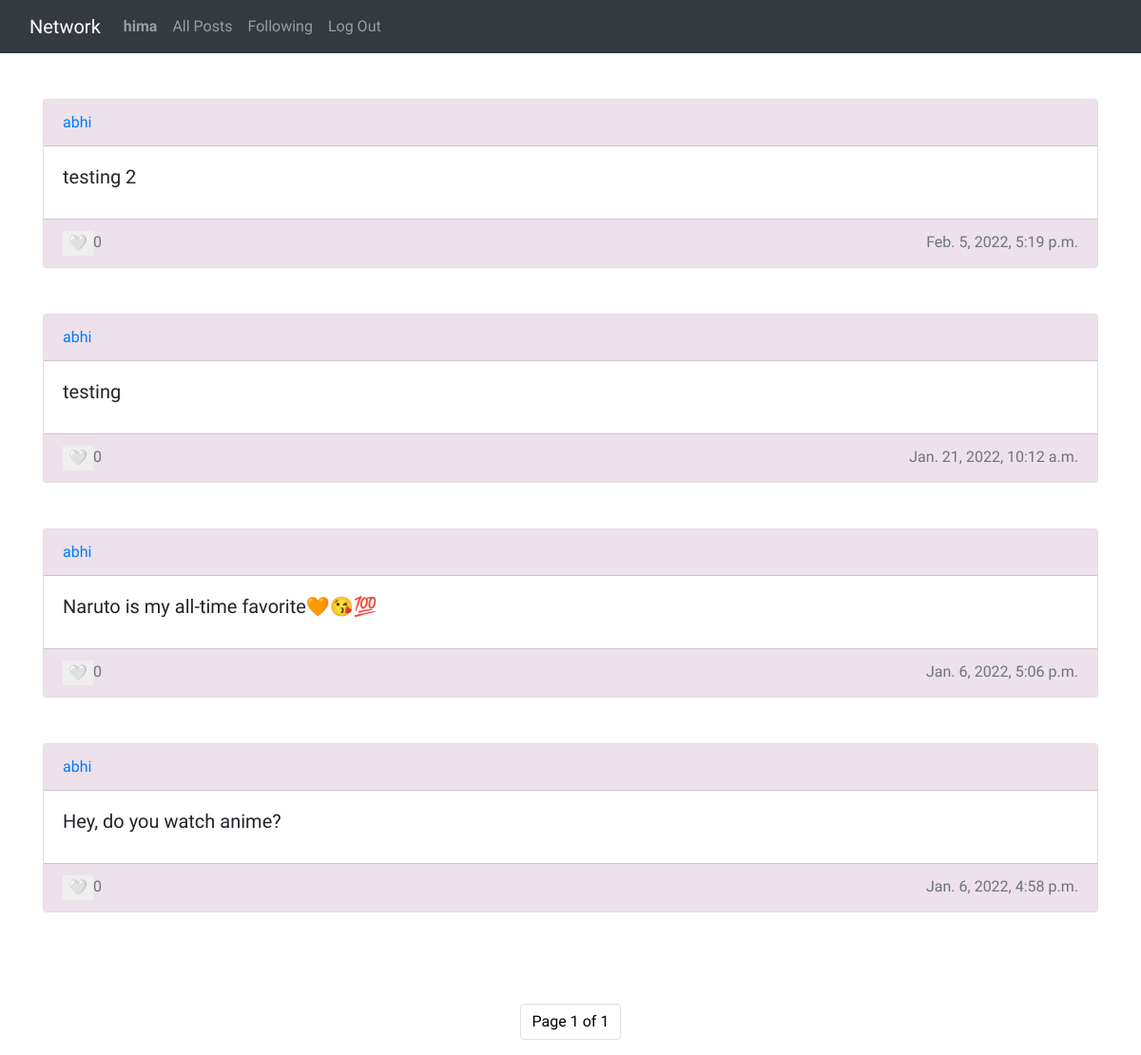
Before: /profile/abhi (signed in) with the older database file.
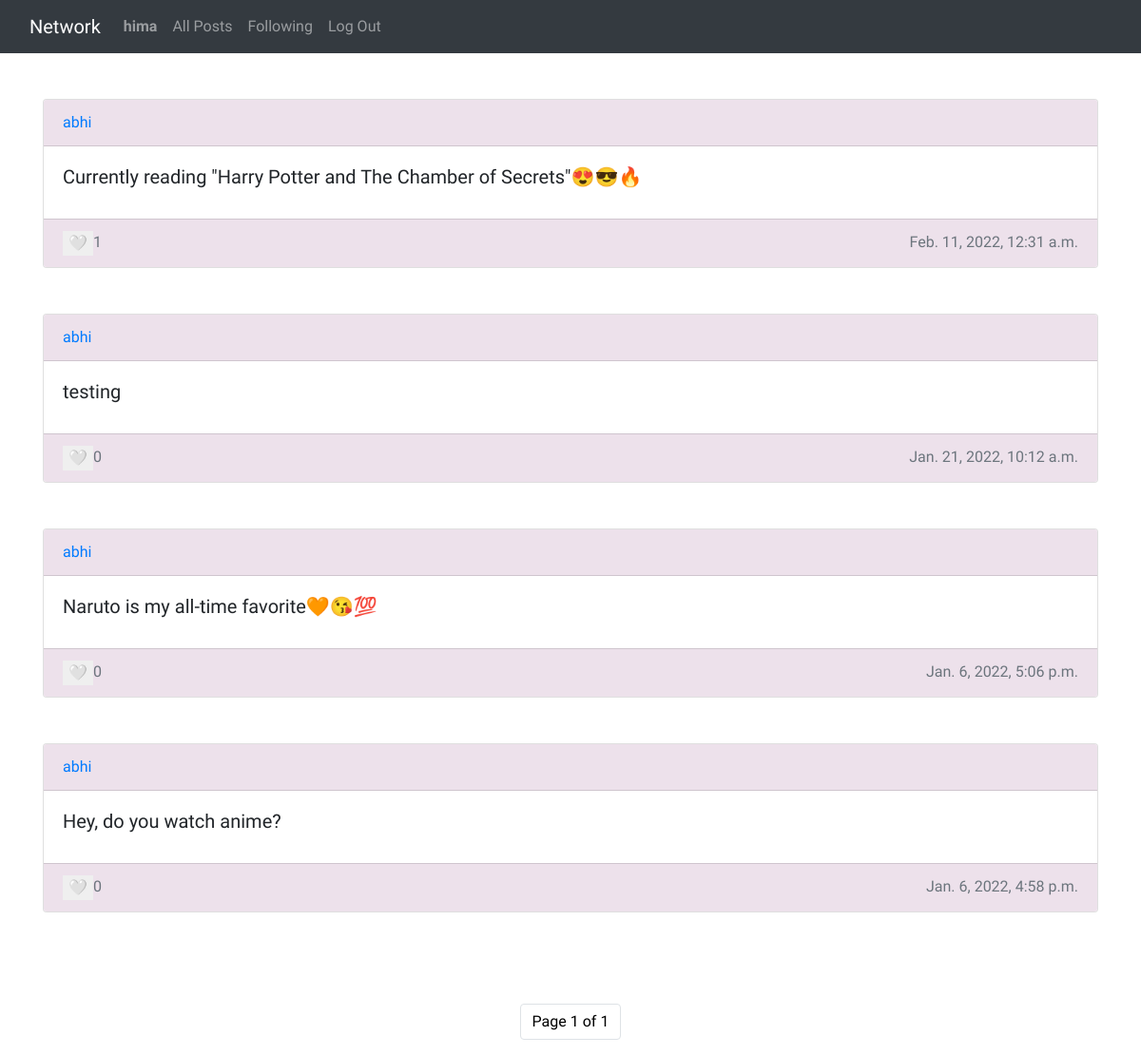
After: the same page with the newer database file.
### network/models.py (models this page shows, shortened)
class Post(models.Model):
    user = models.ForeignKey('User', on_delete = models.CASCADE, related_name = "author")
    content = models.CharField(max_length = 255)
    date = models.DateTimeField(default = timezone.now)
    likes = models.ManyToManyField('User', related_name = "users_who_liked", default = None)

class User(AbstractUser):
    pass

### network/views.py (the view)
# urls.py: path("profile/<str:user>", views.profile, name="profile"),
@login_required
def profile(request, user):
    profile_user = User.objects.filter(username = user).first()
    current_user = request.user
    followers = len(Follow.objects.filter(following = profile_user))
    following = len(Follow.objects.filter(follower = profile_user))
    posts = Post.objects.filter(user = profile_user).order_by('-date')
    paginator = Paginator(posts, 10)
    page_number = request.GET.get('page')
    page_obj = paginator.get_page(page_number)
    print(profile_user, current_user)
    is_following = Follow.objects.filter(follower = current_user, following = profile_user)
    if(is_following):
        follow_state = True
        return render(request, 'network/profile.html', {
            "username": profile_user,
            "followers": followers,
            "following": following,
            "page_obj": page_obj,
            "posts": posts,
            "follow_state":follow_state
        })
    else:
        follow_state = False
        return render(request, 'network/profile.html', {
            "username": profile_user,
            "followers": followers,
            "following": following,
            "page_obj": page_obj,
            "posts": posts,
            "follow_state":follow_state
        })

### network/templates/network/profile.html (shortened to what this page needs)
{% extends "network/layout.html" %}
{% load static %}
{% block body %}
    <div class="container my-5">
        {% for post in page_obj %}
            <div class="card ">
                <div class="card-header">
                    <a href="{% url 'profile' post.user %}">{{post.user.username}}</a>
                </div>
                <div class="card-body">
                    <h5 class="card-title">{{ post.content }}</h5>
                </div>
                <div class="card-footer text-muted" >
                    {% if request.user in post.likes.all  %}
                        <button
                            id="post-likes-{{post.id}}"
                            data-like-status="liked"
                            data-id="{{post.id}}"
                            class="like-post"
                            style="float: left; cursor: pointer; border: none; outline: none;">
                            <i class="em em-heart" aria-role="presentation" aria-label="HEAVY BLACK HEART"></i>
                        </button>
                    {% else %}
                        <button
                            id="post-likes-{{post.id}}"
                            data-like-status="unliked"
                            data-id="{{post.id}}"
                            class="like-post"
                            style="float: left; cursor: pointer; border: none; outline: none;"
                        >
                        &#129293;</button>
                    {% endif %}
                    <span id="post-likes-count-{{post.id}}">{{ post.likes.count }}</span>
                    <span style="float: right;">{{ post.date }}</span>
                </div>
            </div>
            <br><br>
       {% endfor %}
    </div>
    <ul class="pagination justify-content-center">
        <li class="current page-item">
            <span class="page-link" style="color: black;">Page {{ page_obj.number }} of {{ page_obj.paginator.num_pages }}</span>
        </li>
      </ul>
{% endblock %}

Changed rows visible on the page:
removed Post: user.username "abhi", content "testing 2", likes.count "0", date "Feb. 5, 2022, 5:19 p.m."
added Post: user.username "abhi", content "Currently reading \"Harry Potter and The Chamber of Secrets\"😍😎🔥", likes.count "1", date "Feb. 11, 2022, 12:31 a.m."
